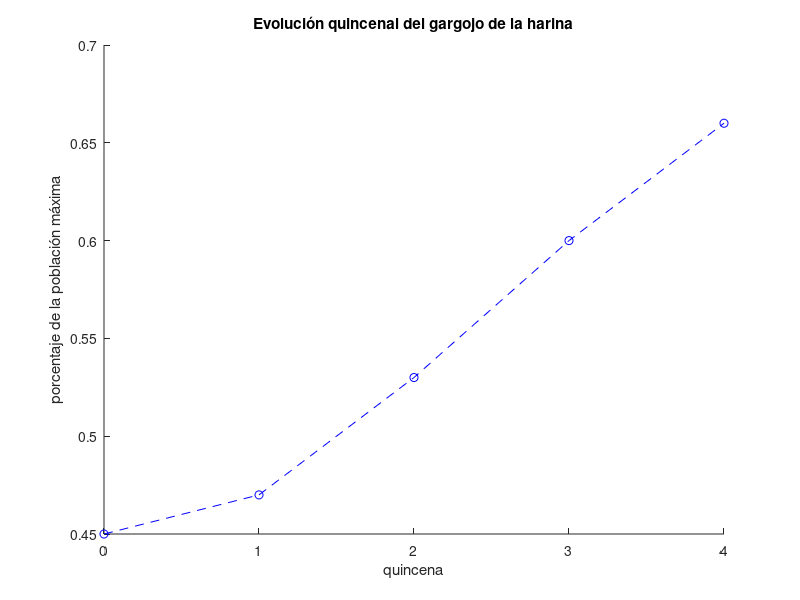
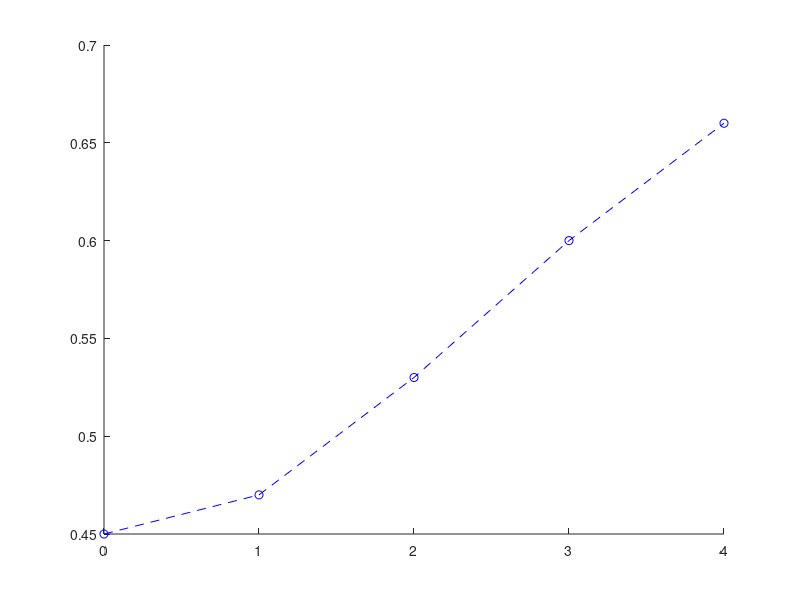

MATLAB code to generate these figures, in order: (Note: this script raises an error after producing the figures.)
%Introducimos los datos:
porcentajes = [0.45, 0.47, 0.53, 0.6, 0.66];
long = length(porcentajes);
quin = 0 : long-1;

figure(1)
hold on
plot(quin, porcentajes, 'o--b')
title('Evolución quincenal del gargojo de la harina')
xlabel('quincena')
ylabel('porcentaje de la población máxima')
hold off

%Tenemos la siguiente función de generación de la sucesión:
%f = @(x) s*x*exp(-x)*x/(x+m);

% Si tomamos n entre 1 y 4, podemos hacer la siguiente transformación:
%
% u_n = x_n*exp(-x_n) / x_(n+1) = x_n*exp(-x_n) / f(x_n) =
% (x_n+m)/s*x_n = 1/s + m/s*x_n
%
% Y esto es lineal, por lo que esta transformación sirve:

pini = porcentajes(1:(long-1));
pfin = porcentajes(2:long);
c = pini.*exp(-pini)./pfin;

coef = polyfit(1./pini, c, 1);

%Y aquí tenemos que coef = [A,B], con B = 1/s y A = m/s
%Por tanto:
s = 1/coef(2);
disp(s);
m = coef(1)*s;
disp(m)

%Por lo que los valores de mejor aproximación son:
% s = 5.3485
% m = 0.9716

%Y ahora definimos la función:
f = @(x) s.*x.*exp(-x).*x./(x+m);

%Veamos cómo se ajusta a los datos:
figure(2)
hold on
plot(quin, porcentajes, 'o--b')
plot(quin, iteracion(f,0.45,4));
legend('datos experimentales', 'modelo', 'Location', 'south')
title('Evolución quincenal del gargojo de la harina')
xlabel('quincena')
ylabel('porcentaje de la población máxima')
hold off

%Y el ajuste es decente.

%Veamos ahora que se satisfacen las condiciones del ejercicio 4.4
%(numéricamente)
n=1000;
x = 0:n;
x = x/n;

z = 0:10*n;
z = z/n;

figure(3)
hold on
plot(x,x);
plot(x, f(x));
legend('Id', 'f(x)', 'location', 'south');
hold off

figure(4)
hold on
plot(z, f(z));
title('f(x) de 0 a 10');
hold off

% 1 - Vemos como efectivamente tiene 3 puntos fijos, que son el 0, un punto 
%cercano a 1 otro alrededor de 0.35. 

syms u;
p0 = vpasolve(f(u)==u, u,0);
disp(p0);
pU = vpasolve(f(u)==u, u,0.35);
disp(pU);
pV = vpasolve(f(u)==u, u,1);
disp(pV);

% Los puntos son 0, u = 0.35169637186791841857577339609636, 
% v = 0.99597409067124538689780091412505

% 2 - Vamos a calcular la derivada de f
syms F(x)
F(x) = s.*x.*exp(-x).*x./(x+m);
dF = diff(F);
disp(dF(pU));

%Por lo que f'(u)=1.382530831695387595471423520923 > 1

disp(dF(pV));
%Y f'(v)=0.49783215288917625343765599574266 < 1

% 3 - Ploteamos f':
figure(5)
hold on
plot(z,dF(z));
title("f'(x) de 0 a 10");
hold off
% Y observamos como, efectivamente, tiene un único cero en (v, +inf) y
% ninguno en (0,v)

% 4- Por último, a pesar de que vemos que f se va acercando a 0 hasta 10,
% vamos a verlo para mayores valores, hasta 1000, y quedarnos más
% tranquilos:

X = 0:1000;

figure(6)
hold on
plot(X,f(X));
title("f(x) de 0 a 1000");
hold off

%Y se observa que se va hacia 0

% Por último, para conjeturar el resultado esperado, notamos primero que no
% tiene sentido pensar en x_n > 1, ya que estamos hablando de porcentajes.
% Por tanto, basándonos en las conclusiones del ejercicio 4.4, tenemos que:
% - Si 0<=x0<0.35169637186791841857577339609636, entonces la población irá
% a 0 y desaparecerá
% - Si 0.35169637186791841857577339609636 <= x0 <= 1, entonces la
% población tenderá hacia el 0.99597409067124538689780091412505% del límite
% poblacional.

%Comprobemos estas conjeturas:
figure(7)
hold on
plot(0:50, iteracion(f,0.45,50))
plot(0:50, iteracion(f,0.15,50));
legend('Población que perdura', 'Población que se extingue', 'Location', 'north')
title('Evolución quincenal del gargojo de la harina')
xlabel('quincena')
ylabel('porcentaje de la población máxima')
hold off
